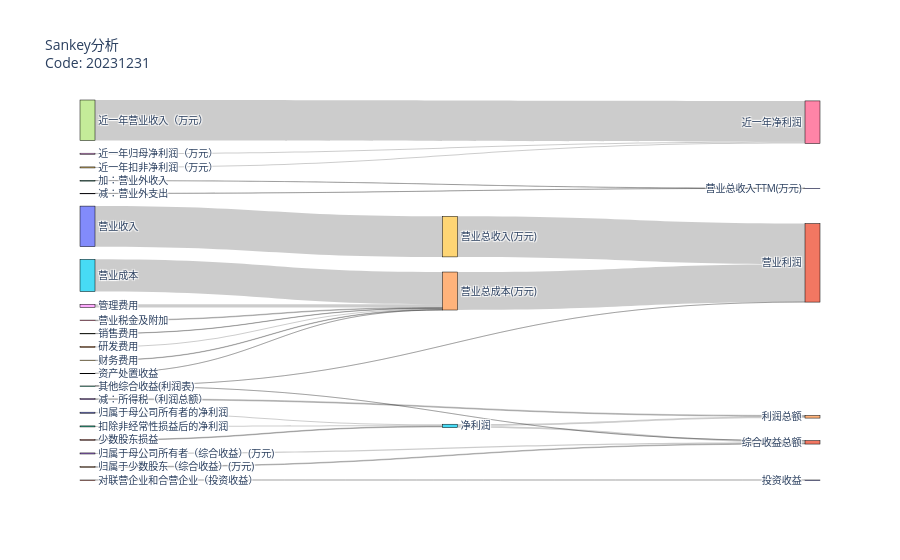

Notebook source saved alongside this figure:
### Code cell
import plotly.graph_objects as go
# override gray link colors with 'source' colors
# change 'magenta' to its 'rgba' value to add opacity


fig = go.Figure(data=[go.Sankey(

    node = dict(
      pad = 15,
      thickness = 15,
      line = dict(color = "black", width = 0.5),
      label =  node['cnName'].tolist(),
      # color =  data['data'][0]['node']['color']
    ),
    # Add links
    link = dict(
      source =  link['S'].tolist(),
      target =  link['T'].tolist(),
      value =  abs(link['V']).tolist(),
      # label =  data['data'][0]['link']['label'],
      # color =  data['data'][0]['link']['color']
))])

fig.update_layout(title_text="Sankey分析<br>"+"Code: "+str(day),
                  font_size=10)
fig.show()

### Figure 1 — Plotly figure (JSON) as saved in the notebook; plotly's stock layout.template omitted (floating-point values rounded to 4 significant figures)
{"data": [{"link": {"source": [15, 16, 17, 18, 19, 23, 24, 21, 0, 1, 2, 12, 13, 3, 5, 5, 32, 30, 33, 34, 7, 8, 9, 14, 29, 32], "target": [14, 14, 14, 14, 14, 14, 14, 20, 5, 5, 5, 10, 10, 4, 4, 31, 31, 29, 31, 31, 6, 6, 6, 11, 11, 11], "value": [17460619264, 343417696, 172419792, 1712220544, 239848880, 17914048, 595513152, 891500.0, 565671488, 366530592, 554340032, 33917692, 51527616, 482443872, 932202112, 932202112, 1011000.0, 21920092160, 566682500, 366530600, 21920092500, 565671500, 554340000, 20524038800, 21920092500, 1011000.0]}, "node": {"label": ["归属于母公司所有者的净利润", "少数股东损益", "扣除非经常性损益后的净利润", "减：所得税（利润总额）", "利润总额", "净利润", "近一年净利润", "近一年营业收入（万元）", "近一年归母净利润（万元）", "近一年扣非净利润（万元）", "营业总收入TTM(万元)", "营业利润", "加：营业外收入", "减：营业外支出", "营业总成本(万元)", "营业成本", "营业税金及附加", "销售费用", "管理费用", "财务费用", "投资收益", "对联营企业和合营企业（投资收益）", "其他收益", "资产处置收益", "研发费用", "信用减值损失(万元、2019格式)", "资产减值损失(万元、2019格式)", "利息费用(财务费用)", "利息收入(财务费用)", "营业总收入(万元)", "营业收入", "综合收益总额", "其他综合收益(利润表)", "归属于母公司所有者（综合收益）(万元)", "归属于少数股东（综合收益）(万元)"], "line": {"color": "black", "width": 0.5}, "pad": 15, "thickness": 15}, "type": "sankey"}], "layout": {"font": {"size": 10}, "title": {"text": "Sankey分析<br>Code: 20231231"}}}
